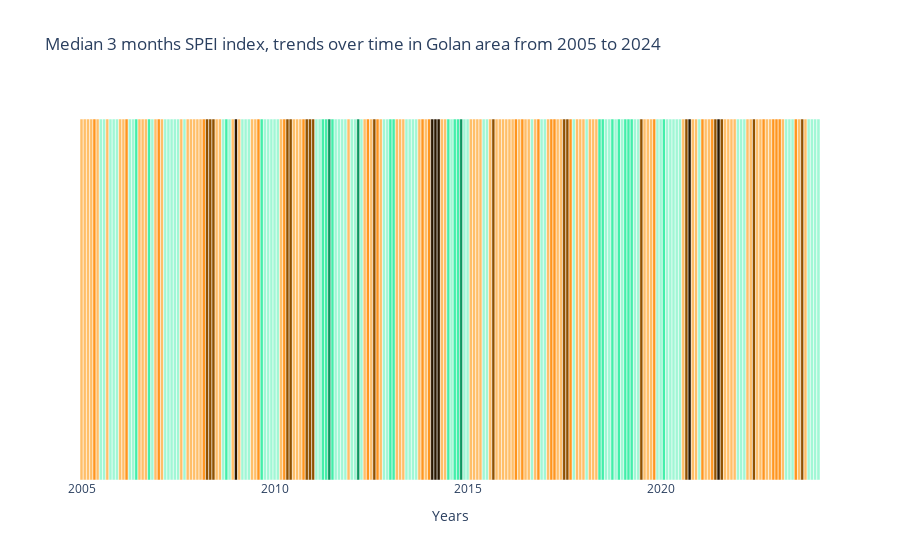

The cell this chart's notebook holds for it:
### Code cell
charts.create_stripechart(stat_values, timescales, selected, placeholders)

### Figure 1 — Plotly figure (JSON) as saved in the notebook; plotly's stock layout.template omitted (floating-point values rounded to 4 significant figures; data arrays with more than 128 entries replaced by an {"elided": "..."} marker saying what was removed)
{"data": [{"hoverinfo": "text", "hovertext": {"elided": "230 str values"}, "marker": {"color": {"elided": "230 str values"}}, "orientation": "v", "type": "bar", "width": 1, "x": {"elided": "230 str values"}, "y": {"elided": "230 int values"}}], "layout": {"autosize": true, "plot_bgcolor": "rgba(0, 0, 0, 0)", "showlegend": false, "title": {"text": "Median 3 months SPEI index, trends over time in Golan area from 2005 to 2024"}, "xaxis": {"autorange": true, "range": [-0.5, 229.5], "tickangle": 0, "tickmode": "array", "ticktext": {"elided": "230 str values"}, "tickvals": {"elided": "230 str values"}, "title": {"text": "Years"}, "type": "category"}, "yaxis": {"autorange": true, "range": [0, 1.053], "showgrid": false, "showticklabels": false, "title": {"text": "Median SPEI3"}, "type": "linear", "visible": false, "zeroline": false}}}
